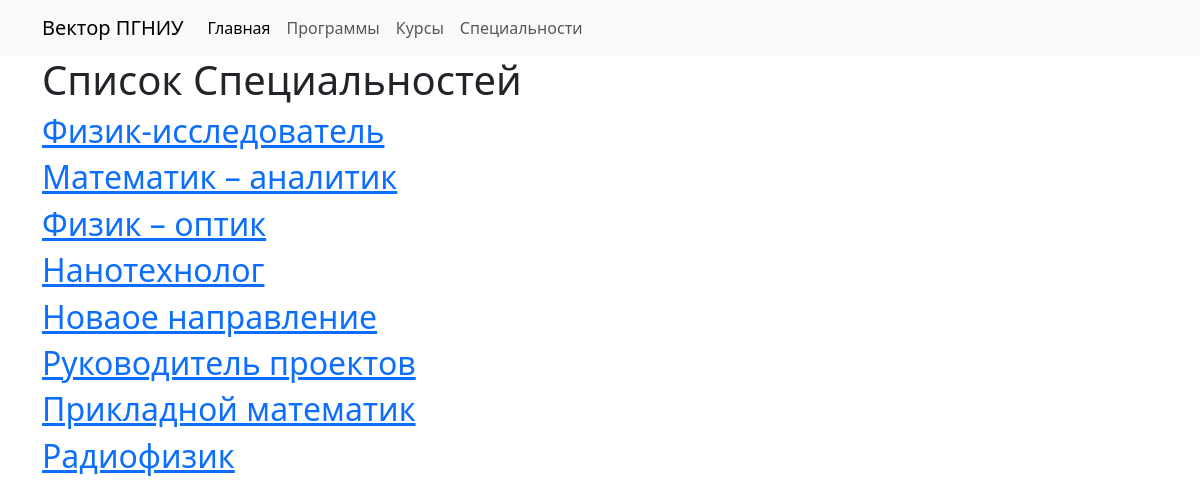
/speciality/, run on the app's committed database.
### programapp/models.py (models this page shows)
class Speciality(models.Model):
    name = models.CharField(max_length=255,verbose_name='Название')
    programapp = models.ForeignKey(Program,on_delete=models.PROTECT,verbose_name="ОП")
    description = models.TextField(blank=True)
    def __str__(self):
        return self.name
    class Meta:
        verbose_name="Специальность"
        verbose_name_plural="Специальности"

### programapp/views.py (the view)
# urls.py: path("speciality/",SpecialityListView.as_view()),
class SpecialityListView(ListView):
    model = Speciality

### programapp/templates/programapp/speciality_list.html (shortened to what this page needs)
{% extends 'base.html'%}
{% block content%}
<h1>Список Специальностей</h1>
{% for program in speciality_list%}
<h2> <a href="{{program.get_absolute_url}}"> {{program}} </a> </h2>
{%endfor%}
{%endblock%}

### programapp/templates/base.html (shortened to what this page needs)
<!doctype html>
<html lang="en">
  <head>
    <link href="https://cdn.jsdelivr.net/npm/bootstrap@5.3.2/dist/css/bootstrap.min.css" rel="stylesheet">
  </head>
  <body>
<nav class="navbar navbar-expand-lg bg-body-tertiary">
  <div class="container">
    <a class="navbar-brand" href="#">Вектор ПГНИУ</a>
    <div class="collapse navbar-collapse" id="navbarSupportedContent">
      <ul class="navbar-nav me-auto mb-2 mb-lg-0">
        <li class="nav-item">
          <a class="nav-link active" aria-current="page" href="#">Главная</a>
        </li>
        <li class="nav-item">
          <a class="nav-link" href="/">Программы</a>
        </li>
        <li class="nav-item">
          <a class="nav-link" href="/course/">Курсы</a>
        </li>
        <li class="nav-item">
          <a class="nav-link" href="/speciality/">Специальности</a>
        </li>
      </ul>
    </div>
  </div>
</nav>
<div class="container">
{% block content%}
{%endblock%}
</div>
  </body>
</html>

### data on the page
Speciality: name "Физик-исследователь"
Speciality: name "Математик – аналитик"
Speciality: name "Физик – оптик"
Speciality: name "Нанотехнолог"
Speciality: name "Новаое направление"
Speciality: name "Руководитель проектов"
Speciality: name "Прикладной математик"
Speciality: name "Радиофизик"
